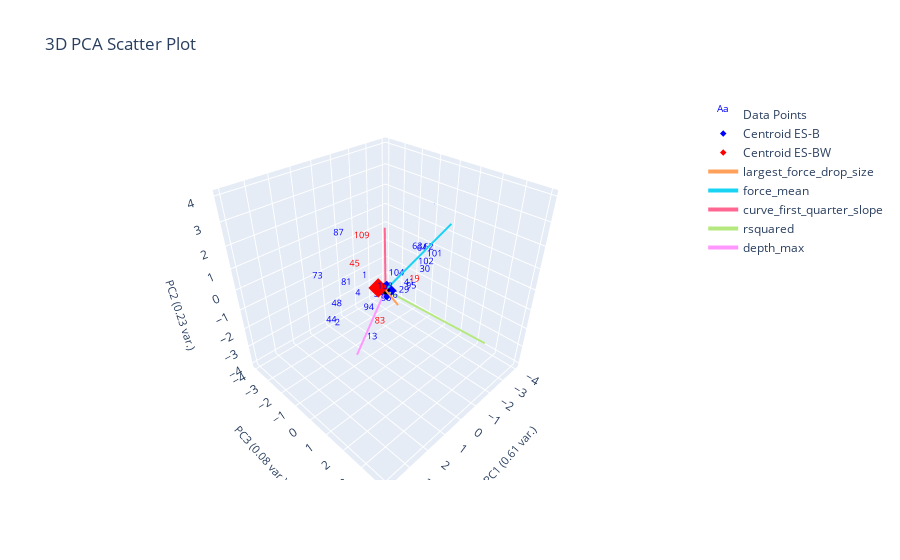

Write notebook code for a chart like this one.
### Markdown cell above
# Plates

### Code cell
from sklearn.neighbors import NearestCentroid

ylabel_name = "plates"
data_with_popcorn_label = data_features[data_features[ylabel_name].notna()]

popcorn_x = plotting.extract_numerical_features(data_with_popcorn_label).values
popcorn_ylabels = data_with_popcorn_label[ylabel_name].astype(int)

nc = NearestCentroid()
nc.fit(popcorn_x, popcorn_ylabels)

nc_predictions = pd.Series(nc.predict(clustering_features.values))
proba = np.round(nc.predict_proba(clustering_features), 2)
print(proba)

# proba = pd.DataFrame(data=proba, columns=nc.classes, index=data_without_op)
centroids = pd.DataFrame(data=nc.centroids_, columns=clustering_features.columns)
centroids[f'{ylabel_name}_nums'] = nc.classes_

changed_ylabel_idxs = loss(nc_predictions, popcorn_ylabels)
corrected_predctions = correct_pseudo_ylabels_to_actual(nc_predictions, popcorn_ylabels, changed_ylabel_idxs)

# plotting.plot_specific_curves([4], curve_data, data_features, color='green')

# print(data_with_popcorn_label[data_with_popcorn_label[ylabel_name]].index)
# print(data_with_popcorn_label[~data_with_popcorn_label[ylabel_name]].index)

# plotting labeled data only
plotting.plot_cluster_subplots(
                            popcorn_ylabels, 
                            curve_data, 
                            cluster_category_names=[f"No {ylabel_name}", f"Yes {ylabel_name}"], 
                            bold_idxs=popcorn_ylabels.index,
                            prediction_proba=proba,)
plotting.plot_pca(data_with_popcorn_label, popcorn_ylabels, 3, "", ylabel_name, centroids=centroids)

### Figure 1 — Plotly figure (JSON) as saved in the notebook; plotly's stock layout.template omitted (floating-point values rounded to 4 significant figures)
{"data": [{"mode": "text", "name": "Data Points", "text": ["1", "2", "3", "4", "13", "19", "26", "29", "30", "41", "44", "45", "48", "62", "63", "64", "73", "81", "83", "87", "90", "94", "95", "101", "102", "103", "104", "106", "109"], "textfont": {"color": ["blue", "blue", "blue", "blue", "blue", "red", "blue", "blue", "blue", "blue", "blue", "red", "blue", "blue", "blue", "blue", "blue", "blue", "red", "blue", "blue", "blue", "blue", "blue", "blue", "blue", "blue", "blue", "red"], "size": 9}, "type": "scatter3d", "x": [0.9431, 2.145, 0.293, 1.823, 0.4651, -0.8286, 0.9204, -0.3817, -2.116, -0.6909, 2.496, 0.7525, 2.883, -2.916, -1.974, -2.53, 2.676, 0.6892, 0.5492, 2.11, 0.4855, 1.702, -1.214, -1.894, -2.362, 0.5957, -1.304, -4.216, 0.8993], "y": [-0.223, -0.5449, -0.2411, 0.3917, -0.352, 0.8092, 1.28, 0.6614, 0.2502, 0.5942, -0.4488, -0.9807, 0.4673, -0.2627, -0.1018, -0.2968, -0.805, -1.689, 0.2169, -0.136, 0.5151, 0.838, 0.3052, 0.8571, 0.1016, 0.5788, -0.6199, -0.8436, -0.3214], "z": [0.497, -1.338, -0.76, 0.4542, -3.052, -0.03812, 0.3504, -0.431, -0.4517, -0.2464, -0.9273, 0.59, 0.5981, 0.08548, 0.587, 0.1825, 1.045, -0.7003, -1.754, 2.868, -0.4584, -0.03593, -0.8423, 0.6905, -0.2484, 0.2122, -0.6829, 1.617, 2.189]}, {"marker": {"color": "blue", "size": 5, "symbol": "diamond"}, "mode": "markers", "name": "Centroid ES-B", "type": "scatter3d", "x": [-0.0549], "y": [0.01104], "z": [-0.0395]}, {"marker": {"color": "red", "size": 5, "symbol": "diamond"}, "mode": "markers", "name": "Centroid ES-BW", "type": "scatter3d", "x": [0.3431], "y": [-0.06899], "z": [0.2468]}, {"marker": {"color": "black", "size": 3}, "mode": "markers", "name": "Origin", "showlegend": false, "type": "scatter3d", "x": [0], "y": [0], "z": [0]}, {"line": {"width": 4}, "mode": "lines+text", "name": "largest_force_drop_size", "textposition": "top center", "type": "scatter3d", "x": [0, 2.716], "y": [0, 3.235], "z": [0, 2.434]}, {"line": {"width": 4}, "mode": "lines+text", "name": "force_mean", "textposition": "top center", "type": "scatter3d", "x": [0, -2.49], "y": [0, 1.095], "z": [0, 2.421]}, {"line": {"width": 4}, "mode": "lines+text", "name": "curve_first_quarter_slope", "textposition": "top center", "type": "scatter3d", "x": [0, -1.419], "y": [0, -1.463], "z": [0, 1.708]}, {"line": {"width": 4}, "mode": "lines+text", "name": "rsquared", "textposition": "top center", "type": "scatter3d", "x": [0, -2.511], "y": [0, 3.343], "z": [0, -2.302]}, {"line": {"width": 4}, "mode": "lines+text", "name": "depth_max", "textposition": "top center", "type": "scatter3d", "x": [0, 1.762], "y": [0, 0.1462], "z": [0, -2.236]}], "layout": {"autosize": true, "scene": {"aspectmode": "cube", "xaxis": {"range": [-4.216, 4.216], "title": {"font": {"size": 11}, "text": "PC1 (0.61 var.)"}}, "yaxis": {"range": [-4.216, 4.216], "title": {"font": {"size": 11}, "text": "PC3 (0.08 var.)"}}, "zaxis": {"range": [-4.216, 4.216], "title": {"font": {"size": 11}, "text": "PC2 (0.23 var.)"}}}, "title": {"text": "3D PCA Scatter Plot"}}}
